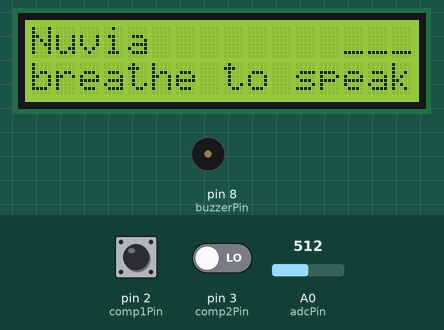
Bench run of a sketch on a simulated Arduino Uno, built with avr-gcc and run on an emulated ATmega328P. Parts: 16×2 character LCD, buzzer (waves = sounding, pin HIGH). Inputs (shaded band) come from the test bench; at power-on: pin 2 (comp1Pin) LOW, pin 3 (comp2Pin) LOW, A0 (adcPin) = 512. What the sketch prints to the serial monitor is not drawn.

Above: at 2.3 s.
2.4 s: pin 2 (comp1Pin) driven HIGH
At 4.6 s:
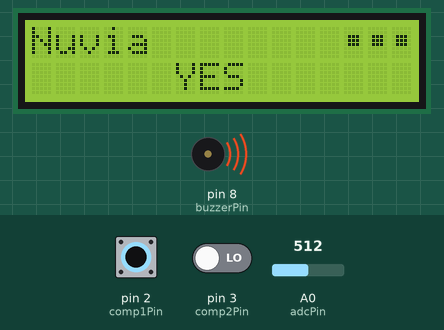
4.7 s: pin 3 (comp2Pin) driven HIGH
7.7 s: pin 3 (comp2Pin) driven LOW
At 7.93 s:
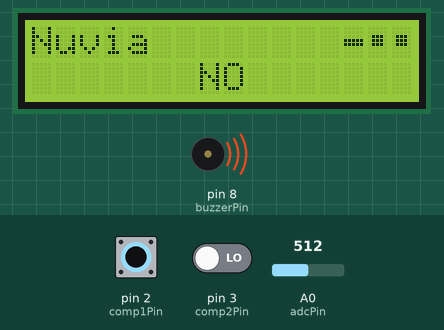
10.7 s: pin 2 (comp1Pin) driven LOW
12.2 s: pin 2 (comp1Pin) driven HIGH
At 12.29 s:
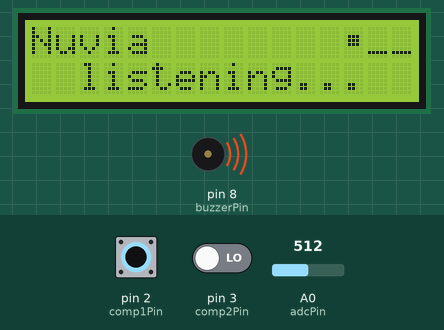
15.2 s: pin 2 (comp1Pin) pulsed LOW 5 times (0.12 s each, 0.3 s apart)
Timing chart, 0 to 18.2 s (numbered marks = the images above; inputs shaded):
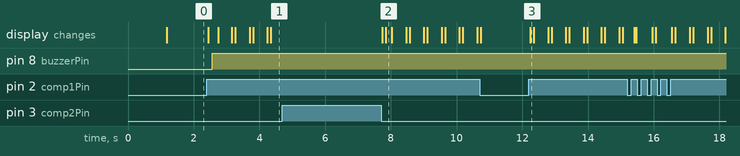

Measured:
- after the input at 2.4 s, pin 8 (buzzerPin): LOW → HIGH after 0.17 s; the display: first changes at once (image 1 shows a later state)
- after the input at 4.7 s, every drawn part: stays the same
- after the input at 7.7 s, pin 8 (buzzerPin): stays HIGH (without the input it goes to LOW after 2.0 s); the display: first changes at once (image 2 shows a later state)
- after the input at 12.2 s, the display: changes at once (image 3)

The sketch:

nuvia_lcd.ino
```cpp
#include <Wire.h>
#include <LiquidCrystal_I2C.h>

// ADDED: Software Serial for HC-05
#include <SoftwareSerial.h>

// Create LCD object. The address is auto-detected in setup() - these modules
// ship as either 0x27 or 0x3F and there is no way to tell by looking.
LiquidCrystal_I2C lcd(0x27, 16, 2);
bool haveDisplay = false;

// ADDED: HC-05 SoftwareSerial
// Arduino D10 = RX (not connected)
// Arduino D11 = TX -> HC-05 RX
SoftwareSerial bluetooth(10, 11);

// Pin assignments
const int comp1Pin = 2;   // Upper threshold comparator
const int comp2Pin = 3;   // Lower threshold comparator
const int buzzerPin = 8;  // Buzzer pin

// ADDED: Analog input
const int adcPin = A0;

// ADDED: ADC sampling timing
// 10 ms = 100 samples/second
unsigned long lastAdcTime = 0;
const unsigned long adcInterval = 10;

// Timing variables
unsigned long startTime = 0;
unsigned long duration = 0;
bool measuring = false;

// Breath pattern storage
char breathPattern[3];     // stores '.', '-' pattern
int breathCount = 0;       // current breath index
const char *lastWord = "******"; // last displayed word

// Idle timeout
unsigned long lastUpdateTime = 0;
const unsigned long idleTimeout = 5000; // 5 seconds


// =========================================================
// ADDED: custom characters
// A 16x2 has 8 slots of user-definable 5x8 glyphs in CGRAM.
// '.' and '-' as ordinary text sit on the baseline and read as
// specks; these are drawn to be legible at a glance.
// =========================================================
const uint8_t GLYPH_DOT   = 0;
const uint8_t GLYPH_DASH  = 1;
const uint8_t GLYPH_EMPTY = 2;
const uint8_t GLYPH_ALERT = 3;

const uint8_t dotGlyph[8] PROGMEM = {
  0b00000, 0b00000, 0b01110, 0b01110,
  0b01110, 0b00000, 0b00000, 0b00000
};

const uint8_t dashGlyph[8] PROGMEM = {
  0b00000, 0b00000, 0b00000, 0b11111,
  0b11111, 0b00000, 0b00000, 0b00000
};

const uint8_t emptyGlyph[8] PROGMEM = {
  0b00000, 0b00000, 0b00000, 0b00000,
  0b00000, 0b00000, 0b11111, 0b00000
};

const uint8_t alertGlyph[8] PROGMEM = {
  0b00100, 0b01110, 0b01110, 0b01110,
  0b11111, 0b00000, 0b00100, 0b00000
};

void loadGlyph(uint8_t slot, const uint8_t *src) {
  uint8_t buf[8];
  for (uint8_t i = 0; i < 8; i++) buf[i] = pgm_read_byte(&src[i]);
  lcd.createChar(slot, buf);
}


// Interpret Morse-like pattern
static bool patternIs(const char *p) {
  return breathPattern[0] == p[0] &&
         breathPattern[1] == p[1] &&
         breathPattern[2] == p[2];
}

const char *interpretPattern() {
  if (patternIs(".-.")) return "FOOD";
  else if (patternIs(".--")) return "WATER";
  else if (patternIs("---")) return "EMERGENCY";
  else if (patternIs("-.-")) return "TOILET";
  else if (patternIs("--.")) return "MEDICINE";
  else if (patternIs("...")) return "YES";
  else if (patternIs("-..")) return "NO";
  else return "******"; // Unknown
}


static bool i2cPresent(uint8_t addr) {
  Wire.beginTransmission(addr);
  return Wire.endTransmission() == 0;
}

// Row 0 right-hand side: three slots showing progress through the sequence,
// so the user can see how many breaths have registered without counting.
void drawSlots() {
  lcd.setCursor(13, 0);
  for (int i = 0; i < 3; i++) {
    if (i < breathCount)
      lcd.write(breathPattern[i] == '.' ? GLYPH_DOT : GLYPH_DASH);
    else
      lcd.write(GLYPH_EMPTY);
  }
}

// Centre a string on row 1.
void centerRow1(const char *text) {
  int len = strlen(text);
  if (len > 16) len = 16;
  int pad = (16 - len) / 2;
  lcd.setCursor(pad, 1);
  for (int i = 0; i < len; i++) lcd.print(text[i]);
}


// Same name and call sites as before. Renders one of three states depending
// on what it is handed: idle, a partial pattern, or a recognised word.
void updateLCD(const char *line2) {
  if (!haveDisplay) return;

  lcd.clear();

  lcd.setCursor(0, 0);
  lcd.print(F("Nuvia"));
  drawSlots();

  if (!strcmp(line2, "******")) {
    centerRow1("breathe to speak");

  } else if (line2[0] == '.' || line2[0] == '-') {
    // Mid-pattern. The slots already show what has been entered, so row 1
    // just confirms the device is still listening.
    centerRow1("listening...");

  } else if (!strcmp(line2, "EMERGENCY")) {
    // The one word worth making unmistakable.
    lcd.setCursor(1, 1);
    lcd.write(GLYPH_ALERT);
    lcd.print(F(" EMERGENCY "));
    lcd.write(GLYPH_ALERT);

  } else {
    centerRow1(line2);
  }
}


void setup() {
  Serial.begin(9600);

  // HC-05
  bluetooth.begin(9600);

  pinMode(comp1Pin, INPUT);
  pinMode(comp2Pin, INPUT);
  pinMode(buzzerPin, OUTPUT);

  digitalWrite(buzzerPin, LOW);

  // These backpacks ship as 0x27 or 0x3F; probe rather than guess.
  Wire.begin();
  uint8_t addr = i2cPresent(0x27) ? 0x27 : (i2cPresent(0x3F) ? 0x3F : 0);

  if (addr) {
    lcd = LiquidCrystal_I2C(addr, 16, 2);
    lcd.init();
    lcd.backlight();
    haveDisplay = true;

    loadGlyph(GLYPH_DOT,   dotGlyph);
    loadGlyph(GLYPH_DASH,  dashGlyph);
    loadGlyph(GLYPH_EMPTY, emptyGlyph);
    loadGlyph(GLYPH_ALERT, alertGlyph);

    lcd.setCursor(0, 0);
    lcd.print(F("Nuvia-(BCAI)"));
    lcd.setCursor(4, 1);
    lcd.print(F("starting"));
    delay(1000);

    Serial.print(F("LCD at 0x"));
    Serial.println(addr, HEX);
  } else {
    // A missing screen must not take the device down with it - the buzzer
    // and Bluetooth still work without a display.
    Serial.println(F("No LCD on 0x27 or 0x3F - running headless"));
  }

  updateLCD(lastWord);

  Serial.println(F("Breath detection started..."));

  bluetooth.println(F("Nuvia Bluetooth Started"));
}

void loop() {

  // =========================================================
  // RAW A0 SAMPLING
  // 100 Hz = one sample every 10 ms
  // =========================================================

  if (millis() - lastAdcTime >= adcInterval) {

    lastAdcTime = millis();

    // Read raw ADC value from A0
    int adcValue = analogRead(A0);

    // Send RAW ADC value through HC-05
    bluetooth.print(F("ADC:"));
    bluetooth.println(adcValue);

    // Also print to USB Serial Monitor
    Serial.print(F("ADC:"));
    Serial.println(adcValue);
  }


  int comp1 = digitalRead(comp1Pin);  // upper threshold
  int comp2 = digitalRead(comp2Pin);  // lower threshold

  // Start measuring when comparator 1 goes HIGH
  if (comp1 == HIGH && !measuring) {
    measuring = true;
    startTime = millis();
  }

  // Stop measuring when comparator 2 goes LOW
  if (measuring && comp2 == LOW) {
    duration = millis() - startTime;
    measuring = false;

    Serial.print(F("duration : "));
    Serial.println(duration);

    char breathType;

    if (duration < 1000) {
      breathType = '.';
      Serial.println(F("Short breath (.)"));

      // Bluetooth short breath
      bluetooth.println(F("BREATH:."));

    } else {
      breathType = '-';
      Serial.println(F("Long breath (-)"));

      // Bluetooth deep/long breath represented as _
      bluetooth.println(F("BREATH:_"));
    }

    // Store pattern
    breathPattern[breathCount] = breathType;
    breathCount++;

    // Build partial pattern string for the display
    char partialPattern[4];
    for (int i = 0; i < breathCount; i++)
      partialPattern[i] = breathPattern[i];
    partialPattern[breathCount] = '\0';

    updateLCD(partialPattern); // show pattern as it builds

    // Once 3 breaths are done, interpret pattern
    if (breathCount == 3) {

      const char *word = interpretPattern();

      Serial.print(F("Recognized: "));
      Serial.println(word);

      lastWord = word;
      updateLCD(lastWord);
      lastUpdateTime = millis();

      // Build Bluetooth breath array
      char bluetoothPattern[4];

      for (int i = 0; i < 3; i++) {
        bluetoothPattern[i] = (breathPattern[i] == '.') ? '.' : '_';
      }
      bluetoothPattern[3] = '\0';

      // Send pattern
      bluetooth.print(F("PATTERN:"));
      bluetooth.println(bluetoothPattern);

      if (strcmp(word, "******") != 0) {

        bluetooth.print(F("COMMAND:"));
        bluetooth.println(word);

      } else {

        bluetooth.println(F("COMMAND:NILL"));
      }

      // Buzzer ON only for valid commands
      if (strcmp(word, "******") != 0)
        digitalWrite(buzzerPin, HIGH);
      else
        digitalWrite(buzzerPin, LOW);

      breathCount = 0;
    }
  }

  // Idle timeout
  if (millis() - lastUpdateTime > idleTimeout && strcmp(lastWord, "******") != 0) {

    lastWord = "******";
    updateLCD(lastWord);
    digitalWrite(buzzerPin, LOW);
  }

  delay(1);
}
```
